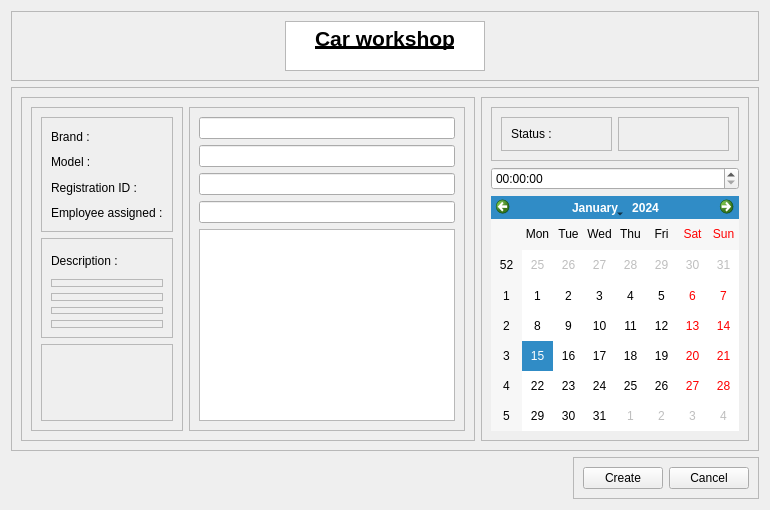
      <widget class="QWidget" name="page_3">
       <layout class="QVBoxLayout" name="verticalLayout_7">
        <item alignment="Qt::AlignTop">
         <widget class="QFrame" name="frame_15">
          <property name="maximumSize">
           <size>
            <width>16777215</width>
            <height>150</height>
           </size>
          </property>
          <property name="frameShape">
           <enum>QFrame::StyledPanel</enum>
          </property>
          <property name="frameShadow">
           <enum>QFrame::Raised</enum>
          </property>
          <layout class="QHBoxLayout" name="horizontalLayout_16">
           <item>
            <widget class="QTextBrowser" name="textBrowser_7">
             <property name="maximumSize">
              <size>
               <width>200</width>
               <height>50</height>
              </size>
             </property>
             <property name="lineWidth">
              <number>0</number>
             </property>
             <property name="html">
              <string>&lt;!DOCTYPE HTML PUBLIC &quot;-//W3C//DTD HTML 4.0//EN&quot; &quot;http://www.w3.org/TR/REC-html40/strict.dtd&quot;&gt;
&lt;html&gt;&lt;head&gt;&lt;meta name=&quot;qrichtext&quot; content=&quot;1&quot; /&gt;&lt;meta charset=&quot;utf-8&quot; /&gt;&lt;style type=&quot;text/css&quot;&gt;
p, li { white-space: pre-wrap; }
hr { height: 1px; border-width: 0; }
li.unchecked::marker { content: &quot;\2610&quot;; }
li.checked::marker { content: &quot;\2612&quot;; }
&lt;/style&gt;&lt;/head&gt;&lt;body style=&quot; font-family:'Segoe UI'; font-size:9pt; font-weight:400; font-style:normal;&quot;&gt;
&lt;p align=&quot;center&quot; style=&quot; margin-top:0px; margin-bottom:0px; margin-left:0px; margin-right:0px; -qt-block-indent:0; text-indent:0px;&quot;&gt;&lt;span style=&quot; font-size:16pt; font-weight:700; text-decoration: underline;&quot;&gt;Car workshop&lt;/span&gt;&lt;/p&gt;&lt;/body&gt;&lt;/html&gt;</string>
             </property>
            </widget>
           </item>
          </layout>
         </widget>
        </item>
        <item>
         <widget class="QFrame" name="frame_17">
          <property name="frameShape">
           <enum>QFrame::StyledPanel</enum>
          </property>
          <property name="frameShadow">
           <enum>QFrame::Raised</enum>
          </property>
          <layout class="QHBoxLayout" name="horizontalLayout_18">
           <item>
            <widget class="QFrame" name="frame_18">
             <property name="frameShape">
              <enum>QFrame::StyledPanel</enum>
             </property>
             <property name="frameShadow">
              <enum>QFrame::Raised</enum>
             </property>
             <layout class="QHBoxLayout" name="horizontalLayout_19">
              <item>
               <widget class="QFrame" name="frame_20">
                <property name="frameShape">
                 <enum>QFrame::StyledPanel</enum>
                </property>
                <property name="frameShadow">
                 <enum>QFrame::Raised</enum>
                </property>
                <layout class="QVBoxLayout" name="verticalLayout_11">
                 <item>
                  <widget class="QFrame" name="frame_22">
                   <property name="minimumSize">
                    <size>
                     <width>0</width>
                     <height>115</height>
                    </size>
                   </property>
                   <property name="maximumSize">
                    <size>
                     <width>16777215</width>
                     <height>115</height>
                    </size>
                   </property>
                   <property name="frameShape">
                    <enum>QFrame::StyledPanel</enum>
                   </property>
                   <property name="frameShadow">
                    <enum>QFrame::Raised</enum>
                   </property>
                   <layout class="QVBoxLayout" name="verticalLayout_8">
                    <item>
                     <widget class="QLabel" name="label_6">
                      <property name="text">
                       <string>Brand : </string>
                      </property>
                     </widget>
                    </item>
                    <item>
                     <widget class="QLabel" name="label_7">
                      <property name="text">
                       <string>Model : </string>
                      </property>
                     </widget>
                    </item>
                    <item>
                     <widget class="QLabel" name="label_8">
                      <property name="text">
                       <string>Registration ID : </string>
                      </property>
                     </widget>
                    </item>
                    <item>
                     <widget class="QLabel" name="label_10">
                      <property name="text">
                       <string>Employee assigned :</string>
                      </property>
                     </widget>
                    </item>
                   </layout>
                  </widget>
                 </item>
                 <item>
                  <widget class="QFrame" name="frame_23">
                   <property name="minimumSize">
                    <size>
                     <width>0</width>
                     <height>100</height>
                    </size>
                   </property>
                   <property name="maximumSize">
                    <size>
                     <width>16777215</width>
                     <height>100</height>
                    </size>
                   </property>
                   <property name="frameShape">
                    <enum>QFrame::StyledPanel</enum>
                   </property>
                   <property name="frameShadow">
                    <enum>QFrame::Raised</enum>
                   </property>
                   <layout class="QVBoxLayout" name="verticalLayout_10">
                    <item>
                     <widget class="QLabel" name="label_9">
                      <property name="minimumSize">
                       <size>
                        <width>0</width>
                        <height>25</height>
                       </size>
                      </property>
                      <property name="maximumSize">
                       <size>
                        <width>16777215</width>
                        <height>25</height>
                       </size>
                      </property>
                      <property name="text">
                       <string>Description :</string>
                      </property>
                     </widget>
                    </item>
                    <item>
                     <widget class="QFrame" name="frame_28">
                      <property name="frameShape">
                       <enum>QFrame::StyledPanel</enum>
                      </property>
                      <property name="frameShadow">
                       <enum>QFrame::Raised</enum>
                      </property>
                     </widget>
                    </item>
                    <item>
                     <widget class="QFrame" name="frame_27">
                      <property name="frameShape">
                       <enum>QFrame::StyledPanel</enum>
                      </property>
                      <property name="frameShadow">
                       <enum>QFrame::Raised</enum>
                      </property>
                     </widget>
                    </item>
                    <item>
                     <widget class="QFrame" name="frame_26">
                      <property name="frameShape">
                       <enum>QFrame::StyledPanel</enum>
                      </property>
                      <property name="frameShadow">
                       <enum>QFrame::Raised</enum>
                      </property>
                     </widget>
                    </item>
                    <item>
                     <widget class="QFrame" name="frame_25">
                      <property name="frameShape">
                       <enum>QFrame::StyledPanel</enum>
                      </property>
                      <property name="frameShadow">
                       <enum>QFrame::Raised</enum>
                      </property>
                     </widget>
                    </item>
                   </layout>
                  </widget>
                 </item>
                 <item>
                  <widget class="QFrame" name="frame_24">
                   <property name="frameShape">
                    <enum>QFrame::StyledPanel</enum>
                   </property>
                   <property name="frameShadow">
                    <enum>QFrame::Raised</enum>
                   </property>
                  </widget>
                 </item>
                </layout>
               </widget>
              </item>
              <item>
               <widget class="QFrame" name="frame_21">
                <property name="frameShape">
                 <enum>QFrame::StyledPanel</enum>
                </property>
                <property name="frameShadow">
                 <enum>QFrame::Raised</enum>
                </property>
                <layout class="QVBoxLayout" name="verticalLayout_9">
                 <item>
                  <widget class="QLineEdit" name="lineEdit"/>
                 </item>
                 <item>
                  <widget class="QLineEdit" name="lineEdit_2"/>
                 </item>
                 <item>
                  <widget class="QLineEdit" name="lineEdit_3"/>
                 </item>
                 <item>
                  <widget class="QLineEdit" name="lineEdit_4"/>
                 </item>
                 <item>
                  <widget class="QTextEdit" name="textEdit"/>
                 </item>
                </layout>
               </widget>
              </item>
             </layout>
            </widget>
           </item>
           <item>
            <widget class="QFrame" name="frame_19">
             <property name="frameShape">
              <enum>QFrame::StyledPanel</enum>
             </property>
             <property name="frameShadow">
              <enum>QFrame::Raised</enum>
             </property>
             <layout class="QVBoxLayout" name="verticalLayout_2">
              <item>
               <widget class="QFrame" name="frame_46">
                <property name="frameShape">
                 <enum>QFrame::StyledPanel</enum>
                </property>
                <property name="frameShadow">
                 <enum>QFrame::Raised</enum>
                </property>
                <layout class="QHBoxLayout" name="horizontalLayout_30">
                 <item>
                  <widget class="QFrame" name="frame_47">
                   <property name="frameShape">
                    <enum>QFrame::StyledPanel</enum>
                   </property>
                   <property name="frameShadow">
                    <enum>QFrame::Raised</enum>
                   </property>
                   <layout class="QHBoxLayout" name="horizontalLayout_28">
                    <item>
                     <widget class="QLabel" name="label_24">
                      <property name="text">
                       <string>Status : </string>
                      </property>
                     </widget>
                    </item>
                   </layout>
                  </widget>
                 </item>
                 <item>
                  <widget class="QFrame" name="frame_48">
                   <property name="frameShape">
                    <enum>QFrame::StyledPanel</enum>
                   </property>
                   <property name="frameShadow">
                    <enum>QFrame::Raised</enum>
                   </property>
                   <layout class="QHBoxLayout" name="horizontalLayout_29">
                    <item>
                     <widget class="QLabel" name="label_14">
                      <property name="text">
                       <string/>
                      </property>
                     </widget>
                    </item>
                   </layout>
                  </widget>
                 </item>
                </layout>
               </widget>
              </item>
              <item>
               <widget class="QTimeEdit" name="timeEdit_3"/>
              </item>
              <item>
               <widget class="QCalendarWidget" name="calendarWidget"/>
              </item>
             </layout>
            </widget>
           </item>
          </layout>
         </widget>
        </item>
        <item alignment="Qt::AlignRight">
         <widget class="QFrame" name="frame_16">
          <property name="maximumSize">
           <size>
            <width>16777215</width>
            <height>100</height>
           </size>
          </property>
          <property name="frameShape">
           <enum>QFrame::StyledPanel</enum>
          </property>
          <property name="frameShadow">
           <enum>QFrame::Raised</enum>
          </property>
          <layout class="QHBoxLayout" name="horizontalLayout_17">
           <item>
            <widget class="QPushButton" name="CreateCreateTicketButton">
             <property name="text">
              <string>Create</string>
             </property>
            </widget>
           </item>
           <item>
            <widget class="QPushButton" name="CancelCreateTicketButton">
             <property name="text">
              <string>Cancel</string>
             </property>
            </widget>
           </item>
          </layout>
         </widget>
        </item>
       </layout>
      </widget>
